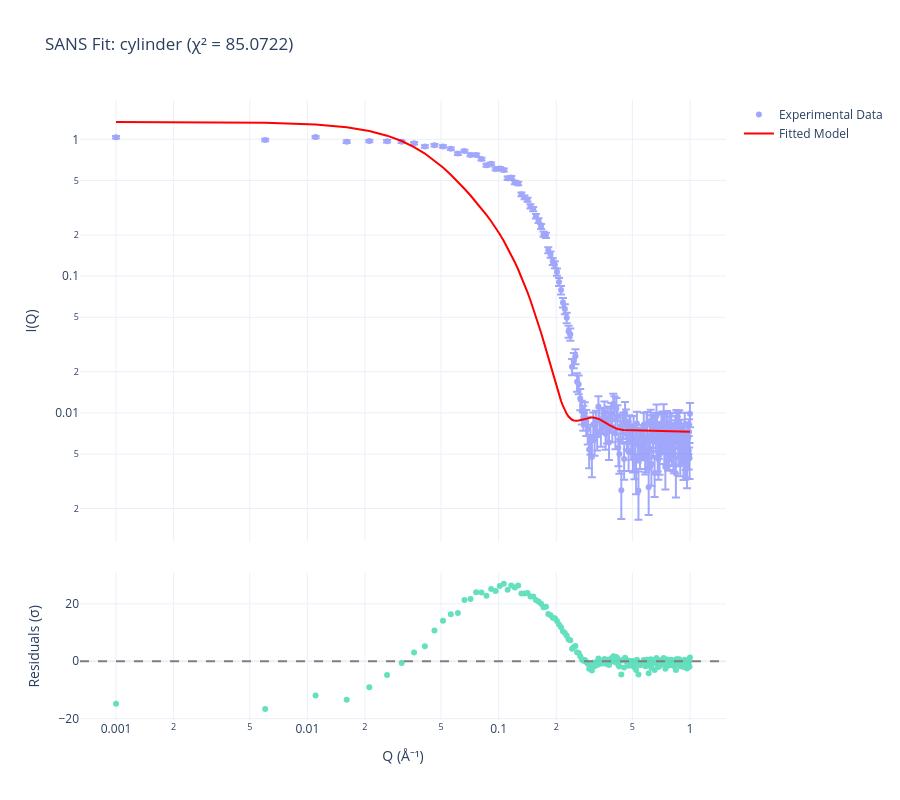

The code cell stored with this chart in its notebook:
### Code cell
# Plot cylinder fit with polydispersity
fitter_cyl_pd.plot_results(show_residuals=True, log_scale=True)

### Figure 1 — Plotly figure (JSON) as saved in the notebook; plotly's stock layout.template omitted (floating-point values rounded to 4 significant figures; data arrays with more than 128 entries replaced by an {"elided": "..."} marker saying what was removed)
{"data": [{"error_y": {"array": {"elided": "200 float values"}, "type": "data", "visible": true}, "marker": {"size": 6}, "mode": "markers", "name": "Experimental Data", "opacity": 0.6, "type": "scatter", "x": {"elided": "200 float values"}, "xaxis": "x", "y": {"elided": "200 float values"}, "yaxis": "y"}, {"line": {"color": "red", "width": 2}, "mode": "lines", "name": "Fitted Model", "type": "scatter", "x": {"elided": "200 float values"}, "xaxis": "x", "y": {"elided": "200 float values"}, "yaxis": "y"}, {"marker": {"size": 6}, "mode": "markers", "name": "Residuals", "opacity": 0.6, "showlegend": false, "type": "scatter", "x": {"elided": "200 float values"}, "xaxis": "x2", "y": {"elided": "200 float values"}, "yaxis": "y2"}], "layout": {"height": 800, "shapes": [{"line": {"color": "gray", "dash": "dash"}, "type": "line", "x0": 0, "x1": 1, "xref": "x2 domain", "y0": 0, "y1": 0, "yref": "y2"}], "title": {"text": "SANS Fit: cylinder (χ² = 85.0722)"}, "width": 900, "xaxis": {"anchor": "y", "domain": [0, 1], "matches": "x2", "showticklabels": false, "type": "log"}, "xaxis2": {"anchor": "y2", "domain": [0, 1], "title": {"text": "Q (Å⁻¹)"}, "type": "log"}, "yaxis": {"anchor": "x", "domain": [0.2875, 1.0], "title": {"text": "I(Q)"}, "type": "log"}, "yaxis2": {"anchor": "x2", "domain": [0, 0.2375], "title": {"text": "Residuals (σ)"}}}}
